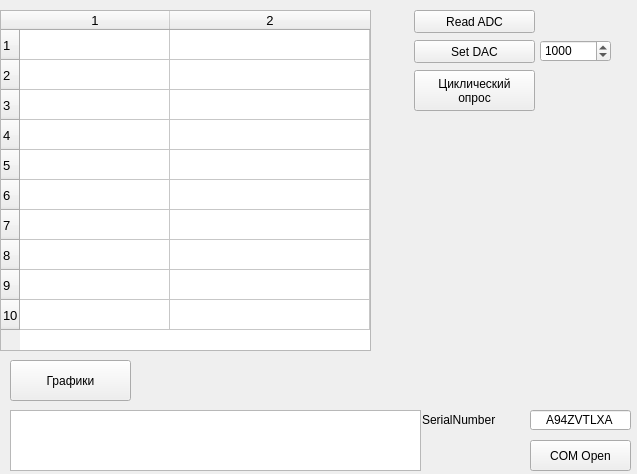
<?xml version="1.0" encoding="UTF-8"?>
<ui version="4.0">
 <class>Form</class>
 <widget class="QWidget" name="Form">
  <property name="geometry">
   <rect>
    <x>0</x>
    <y>0</y>
    <width>637</width>
    <height>474</height>
   </rect>
  </property>
  <property name="windowTitle">
   <string>ОАИ ДД</string>
  </property>
  <widget class="QPushButton" name="GetADCButton">
   <property name="geometry">
    <rect>
     <x>414</x>
     <y>10</y>
     <width>121</width>
     <height>23</height>
    </rect>
   </property>
   <property name="text">
    <string>Read ADC</string>
   </property>
  </widget>
  <widget class="QPushButton" name="SetDACButton">
   <property name="geometry">
    <rect>
     <x>414</x>
     <y>40</y>
     <width>121</width>
     <height>23</height>
    </rect>
   </property>
   <property name="text">
    <string>Set DAC</string>
   </property>
  </widget>
  <widget class="QPushButton" name="COMOpenButton">
   <property name="geometry">
    <rect>
     <x>530</x>
     <y>440</y>
     <width>101</width>
     <height>31</height>
    </rect>
   </property>
   <property name="text">
    <string>COM Open</string>
   </property>
  </widget>
  <widget class="QLineEdit" name="SerialNumEntry">
   <property name="geometry">
    <rect>
     <x>530</x>
     <y>410</y>
     <width>101</width>
     <height>20</height>
    </rect>
   </property>
   <property name="text">
    <string>A94ZVTLXA</string>
   </property>
   <property name="alignment">
    <set>Qt::AlignCenter</set>
   </property>
  </widget>
  <widget class="QLabel" name="SerialNumLabel">
   <property name="geometry">
    <rect>
     <x>422</x>
     <y>410</y>
     <width>101</width>
     <height>20</height>
    </rect>
   </property>
   <property name="text">
    <string>SerialNumber</string>
   </property>
  </widget>
  <widget class="QTextBrowser" name="StateMessage">
   <property name="geometry">
    <rect>
     <x>10</x>
     <y>410</y>
     <width>411</width>
     <height>61</height>
    </rect>
   </property>
  </widget>
  <widget class="QTableWidget" name="tableWidget">
   <property name="geometry">
    <rect>
     <x>0</x>
     <y>10</y>
     <width>371</width>
     <height>341</height>
    </rect>
   </property>
   <property name="sizePolicy">
    <sizepolicy hsizetype="Expanding" vsizetype="Fixed">
     <horstretch>0</horstretch>
     <verstretch>0</verstretch>
    </sizepolicy>
   </property>
   <property name="font">
    <font>
     <pointsize>10</pointsize>
    </font>
   </property>
   <property name="autoFillBackground">
    <bool>false</bool>
   </property>
   <property name="rowCount">
    <number>10</number>
   </property>
   <property name="columnCount">
    <number>2</number>
   </property>
   <attribute name="horizontalHeaderCascadingSectionResizes">
    <bool>true</bool>
   </attribute>
   <attribute name="horizontalHeaderDefaultSectionSize">
    <number>150</number>
   </attribute>
   <attribute name="horizontalHeaderStretchLastSection">
    <bool>true</bool>
   </attribute>
   <row/>
   <row/>
   <row/>
   <row/>
   <row/>
   <row/>
   <row/>
   <row/>
   <row/>
   <row/>
   <column/>
   <column/>
  </widget>
  <widget class="QSpinBox" name="DACEntry">
   <property name="geometry">
    <rect>
     <x>540</x>
     <y>40</y>
     <width>71</width>
     <height>22</height>
    </rect>
   </property>
   <property name="maximum">
    <number>4096</number>
   </property>
   <property name="singleStep">
    <number>100</number>
   </property>
   <property name="value">
    <number>1000</number>
   </property>
  </widget>
  <widget class="QPushButton" name="CycleButton">
   <property name="geometry">
    <rect>
     <x>414</x>
     <y>70</y>
     <width>121</width>
     <height>41</height>
    </rect>
   </property>
   <property name="text">
    <string>Циклический 
опрос</string>
   </property>
   <property name="checkable">
    <bool>true</bool>
   </property>
   <property name="autoRepeat">
    <bool>false</bool>
   </property>
  </widget>
  <widget class="QPushButton" name="GraphButton">
   <property name="geometry">
    <rect>
     <x>10</x>
     <y>360</y>
     <width>121</width>
     <height>41</height>
    </rect>
   </property>
   <property name="text">
    <string>Графики</string>
   </property>
   <property name="checkable">
    <bool>false</bool>
   </property>
   <property name="autoRepeat">
    <bool>false</bool>
   </property>
  </widget>
 </widget>
 <resources/>
 <connections/>
</ui>
